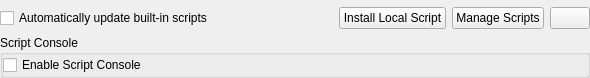
<?xml version="1.0" encoding="UTF-8"?>
<ui version="4.0">
 <author>Peter Zhou and Ian Monroe</author>
 <class>ScriptsConfig</class>
 <widget class="QWidget" name="ScriptsConfig">
  <property name="geometry">
   <rect>
    <x>0</x>
    <y>0</y>
    <width>590</width>
    <height>78</height>
   </rect>
  </property>
  <property name="sizePolicy">
   <sizepolicy hsizetype="Expanding" vsizetype="Expanding">
    <horstretch>0</horstretch>
    <verstretch>0</verstretch>
   </sizepolicy>
  </property>
  <layout class="QVBoxLayout" name="verticalLayout">
   <item>
    <widget class="ScriptSelector" name="scriptSelector" native="true">
     <property name="sizePolicy">
      <sizepolicy hsizetype="Expanding" vsizetype="Expanding">
       <horstretch>0</horstretch>
       <verstretch>0</verstretch>
      </sizepolicy>
     </property>
    </widget>
   </item>
   <item>
    <layout class="QHBoxLayout" name="horizontalLayout">
     <item>
      <widget class="QCheckBox" name="kcfg_AutoUpdateScripts">
       <property name="toolTip">
        <string>Automatically download and install updates for the built-in scripts from the Amarok website if available</string>
       </property>
       <property name="whatsThis">
        <string>Automatically download and install updates for the built-in scripts from the Amarok website if available</string>
       </property>
       <property name="text">
        <string>Automatically update built-in scripts</string>
       </property>
      </widget>
     </item>
     <item>
      <spacer name="horizontalSpacer">
       <property name="orientation">
        <enum>Qt::Horizontal</enum>
       </property>
       <property name="sizeHint" stdset="0">
        <size>
         <width>40</width>
         <height>20</height>
        </size>
       </property>
      </spacer>
     </item>
     <item>
      <widget class="KPushButton" name="installButton">
       <property name="text">
        <string>Install Local Script</string>
       </property>
      </widget>
     </item>
     <item>
      <widget class="QPushButton" name="manageButton">
       <property name="toolTip">
        <string>Browse, install, and uninstall scripts</string>
       </property>
       <property name="text">
        <string>Manage Scripts</string>
       </property>
      </widget>
     </item>
     <item>
      <widget class="KPushButton" name="reloadButton">
       <property name="sizePolicy">
        <sizepolicy hsizetype="Maximum" vsizetype="Fixed">
         <horstretch>0</horstretch>
         <verstretch>0</verstretch>
        </sizepolicy>
       </property>
       <property name="icon">
        <iconset theme="view-refresh">
         <normaloff/>
        </iconset>
       </property>
      </widget>
     </item>
    </layout>
   </item>
   <item>
    <widget class="QGroupBox" name="m_scriptConsoleGroup">
     <property name="title">
      <string>Script Console</string>
     </property>
     <layout class="QVBoxLayout" name="verticalLayout_2">
      <item>
       <widget class="QCheckBox" name="kcfg_EnableScriptConsole">
        <property name="enabled">
         <bool>true</bool>
        </property>
        <property name="statusTip">
         <string>Enable the script console.</string>
        </property>
        <property name="whatsThis">
         <string>Enable the script console.</string>
        </property>
        <property name="text">
         <string>Enable Script Console</string>
        </property>
       </widget>
      </item>
     </layout>
    </widget>
   </item>
  </layout>
 </widget>
 <layoutdefault spacing="6" margin="0"/>
 <layoutfunction spacing="KDialog::spacingHint"/>
 <customwidgets>
  <customwidget>
   <class>KPushButton</class>
   <extends>QPushButton</extends>
   <header>kpushbutton.h</header>
  </customwidget>
  <customwidget>
   <class>ScriptSelector</class>
   <extends>QWidget</extends>
   <header>configdialog/dialogs/ScriptSelector.h</header>
   <container>1</container>
  </customwidget>
 </customwidgets>
 <resources/>
 <connections/>
</ui>
